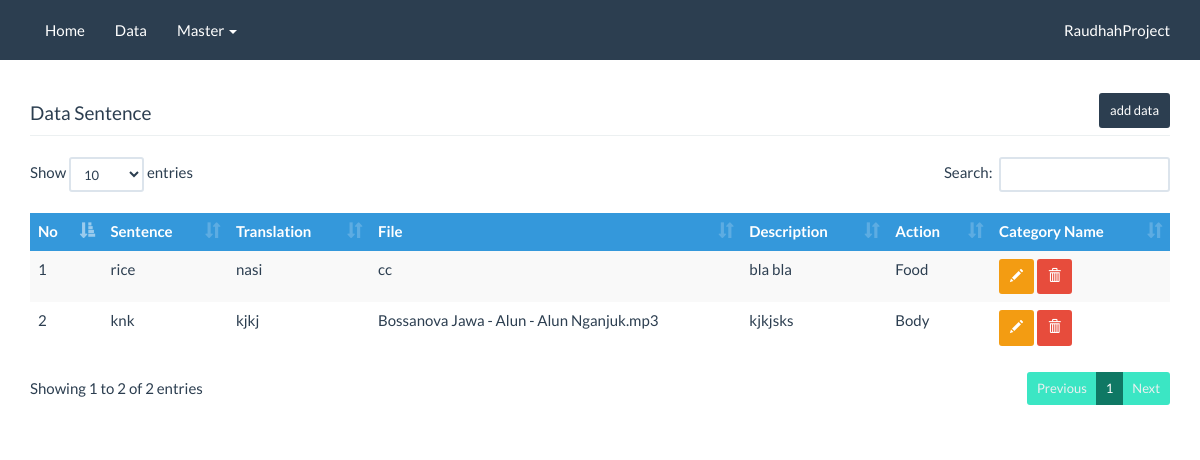
The page /sentence.php on the database its author committed.
### tables this page shows
CREATE TABLE `category` (
  `id` int(11) NOT NULL,
  `category_name` varchar(128) NOT NULL
);

CREATE TABLE `sentence` (
  `id` int(11) NOT NULL,
  `category` int(11) NOT NULL,
  `sentence` varchar(225) NOT NULL,
  `translation` varchar(225) NOT NULL,
  `file` varchar(225) NOT NULL,
  `description` tinytext NOT NULL
);

### pdo/class.db.php (called while the page is built, shortened)
<?php
class db extends PDO {
	private function cleanup($bind) {
		if(!is_array($bind)) {
			if(!empty($bind))
				$bind = array($bind);
			else
				$bind = array();
		}
		return $bind;
	}
	public function run($sql, $bind="") {
		$this->sql = trim($sql);
		$this->bind = $this->cleanup($bind);
		try {
			$pdostmt = $this->prepare($this->sql);
			if($pdostmt->execute($this->bind) !== false) {
				if(preg_match("/^(" . implode("|", array("select", "describe", "pragma")) . ") /i", $this->sql))
					return $pdostmt->fetchAll(PDO::FETCH_ASSOC);
				elseif(preg_match("/^(" . implode("|", array("delete", "insert", "update")) . ") /i", $this->sql))
					return $pdostmt->rowCount();
			}
		} catch (PDOException $e) {
			$this->error = $e->getMessage();
			$this->debug();
			return false;
		}
	}
}
?>

### sentence.php (the view, shortened to what this page needs)
<?php
include_once 'koneksi.php';
$sql = "select
					category.category_name,
					sentence.*
				from
					category join sentence
				on
					sentence.category = category.id";
$results = $db->run($sql);
 ?>
<?php include('_template/head.php'); ?>
<?php include('_template/menu.php'); ?>
 <div class="container">
		<div class="row">
		  <div class="col-lg-12">
		  	<div>
		  		&nbsp<br>
		  		&nbsp<br>
		  	</div>
		  	<div >
		  		<h4 class="pull-left">Data Sentence</h4>
					<a class="btn btn-primary btn-sm pull-right  " href="setence_add.php" style="margin-bottom: 5px">add data</a><br>
				</div>
		  	<hr>
		    <table id="datatable" class="table table-striped table-hover ">
					  <thead>
					    <tr class="info">
					      <th>No</th>
					      <th>Sentence</th>
					      <th>Translation</th>
					      <th>File</th>
					      <th>Description</th>
					      <th>Action</th>
					      <th>Category Name</th>
					    </tr>
					  </thead>
					  <tbody>
					  <?php
					  $no = 1;
					   foreach ($results as $key => $value) {?>
					    <tr>
					      <td><?php echo $no; ?></td>
					      <td><?php echo $value['sentence']; ?></td>
					      <td><?php echo $value['translation']; ?></td>
					      <td><?php echo $value['file']; ?></td>
					      <td><?php echo $value['description']; ?></td>
					      <td><?php echo $value['category_name']; ?></td>
					      <td><a class="btn btn-warning btn-sm" href="sentence_edit.php?id=<?php echo $value['id']; ?>"><span class="glyphicon glyphicon-pencil "></span></a>  <a class="btn btn-danger btn-sm" href="sentence_delete.php?id=<?php echo $value['id']; ?>" onclick="return confirm('Are you sure you want to delete this item?');"><span class="glyphicon glyphicon-trash"></span></a></td>
					    </tr>
					   <?php $no++; } ?>
					  </tbody>
					</table>
		  </div>
		</div>
	</div>
<?php include('_template/foot.php'); ?>

### rows shown on the page
category: sentence.sentence "rice", sentence.translation "nasi", sentence.file "cc", sentence.description "bla bla", category_name "Food"
category: sentence.sentence "knk", sentence.translation "kjkj", sentence.file "Bossanova Jawa - Alun - Alun Nganjuk.mp3", sentence.description "kjkjsks", category_name "Body"
